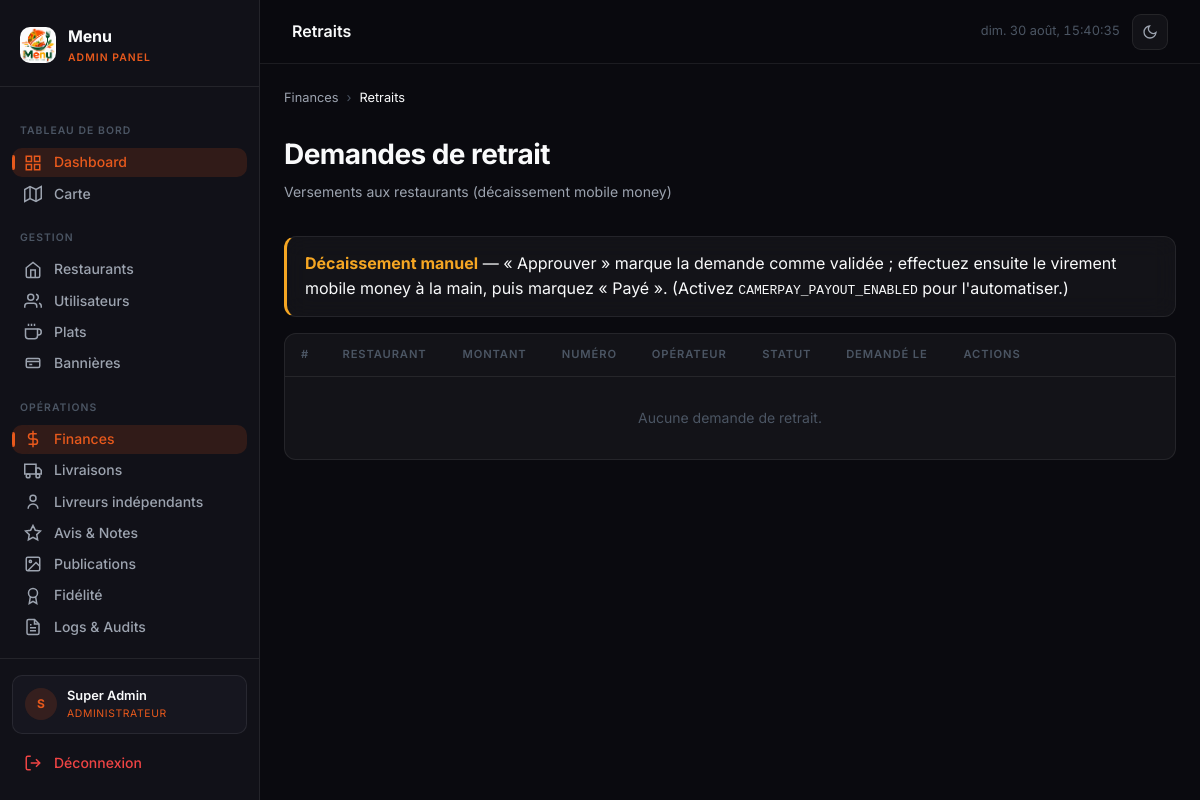
Page /admin-panel/finances/retraits/ (signed in) on the earlier database version.
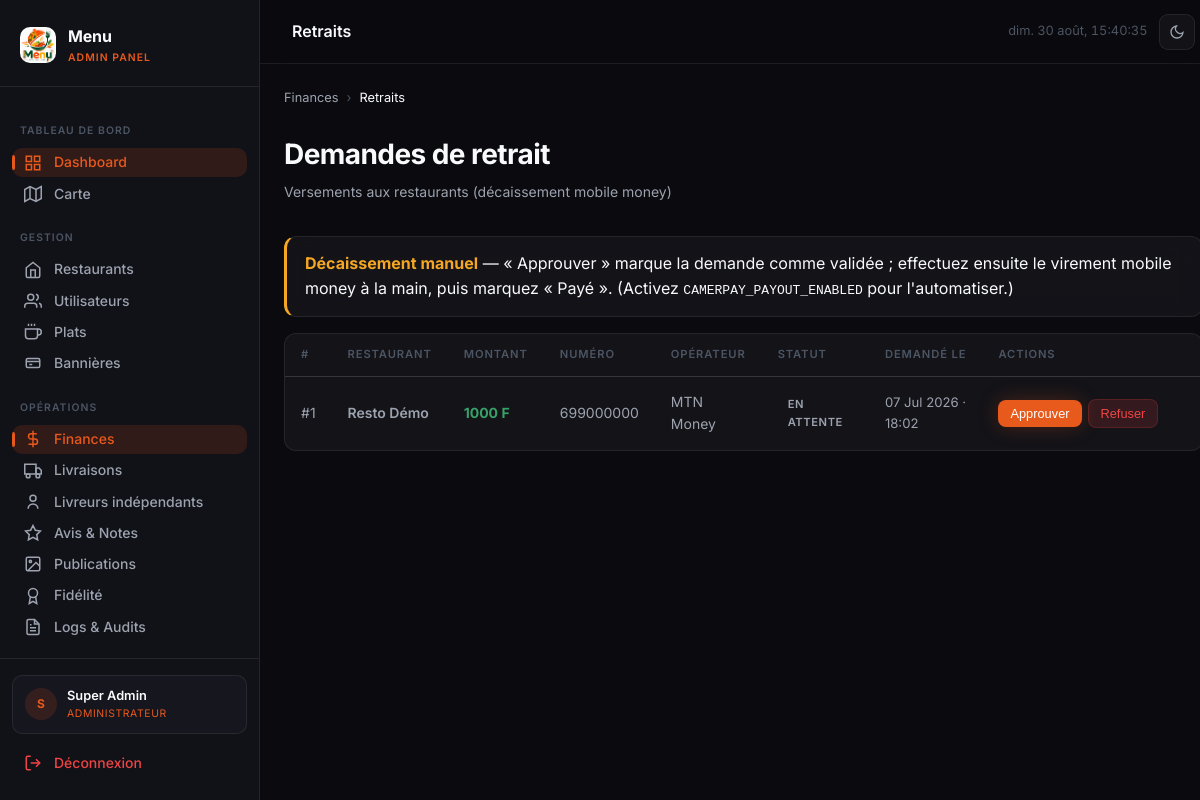
Same page on the later database version.
### core/models.py (models this page shows, shortened)
class RetraitFonds(models.Model):
    STATUT_CHOICES = [
        ('en_attente', 'En attente'),
        ('approuve', 'Approuvé'),
        ('paye', 'Payé'),
        ('refuse', 'Refusé'),
    ]
    restaurant = models.ForeignKey(RestaurantProfile, on_delete=models.CASCADE, related_name='retraits')
    montant = models.DecimalField(max_digits=12, decimal_places=0)
    mode_paiement = models.CharField(max_length=20, choices=MODE_PAIEMENT_CHOICES, default='mtn_money')
    numero_compte = models.CharField(max_length=50, blank=True)
    statut = models.CharField(max_length=20, choices=STATUT_CHOICES, default='en_attente')
    payout_reference = models.CharField(max_length=100, blank=True)
    payout_message = models.CharField(max_length=250, blank=True)
    created_at = models.DateTimeField(auto_now_add=True)
    processed_at = models.DateTimeField(null=True, blank=True)
    class Meta:
        verbose_name = 'Retrait de fonds'
        verbose_name_plural = 'Retraits de fonds'
        ordering = ['-created_at']

class RestaurantProfile(models.Model):
    user = models.OneToOneField(User, on_delete=models.CASCADE, related_name='restaurant_profile')
    nom = models.CharField(max_length=200)
    description = models.TextField(blank=True)
    adresse = models.CharField(max_length=300)
    ville = models.CharField(max_length=100)
    pays = models.CharField(max_length=100, default='Cameroun')
    latitude = models.DecimalField(max_digits=9, decimal_places=6, null=True, blank=True)
    longitude = models.DecimalField(max_digits=9, decimal_places=6, null=True, blank=True)
    logo = models.ImageField(upload_to='restaurants/logos/', blank=True, null=True)
    cover_image = models.ImageField(upload_to='restaurants/covers/', blank=True, null=True)
    commission_rate = models.DecimalField(max_digits=5, decimal_places=2, default=10.00)
    is_verified = models.BooleanField(default=False)
    is_open = models.BooleanField(default=True)
    temps_livraison_moyen = models.PositiveIntegerField(default=30)
    frais_livraison = models.DecimalField(max_digits=10, decimal_places=0, default=500)
    prix_reservation = models.DecimalField(max_digits=10, decimal_places=0, default=5000)
    note_cache = models.DecimalField(max_digits=3, decimal_places=1, default=0)
    created_at = models.DateTimeField(auto_now_add=True)
    class Meta:
        verbose_name = 'Profil Restaurant'
        verbose_name_plural = 'Profils Restaurants'

### core/views/dashboard.py (the view)
    def wrapper(request, *args, **kwargs):
        if not request.user.is_authenticated or request.user.role != 'admin':
            return redirect('core:login')
        return view_func(request, *args, **kwargs)

### core/views/dashboard.py (called while the page is built)
def admin_required(view_func):
    def wrapper(request, *args, **kwargs):
        if not request.user.is_authenticated or request.user.role != 'admin':
            return redirect('core:login')
        return view_func(request, *args, **kwargs)
    return wrapper

### core/views/finances.py (called while the page is built, shortened)
@admin_required
def retraits_view(request):
    from django.conf import settings
    retraits = RetraitFonds.objects.select_related('restaurant').all()
    return render(request, 'admin_panel/finances/retraits.html', {
        'retraits': retraits,
        'en_attente': retraits.filter(statut='en_attente'),
        'payout_auto': getattr(settings, 'CAMERPAY_PAYOUT_ENABLED', False),
        'active_page': 'finances',
    })

### templates/admin_panel/finances/retraits.html (shortened to what this page needs)
{% extends 'base.html' %}
{% block topbar_title %}Retraits{% endblock %}
{% block content %}
<div class="breadcrumb anim-fade-up">
  <a href="{% url 'core:finances' %}">Finances</a>
  <span class="breadcrumb-sep">›</span>
  <span class="breadcrumb-current">Retraits</span>
</div>
<div class="page-header anim-fade-up">
  <div>
    <h1 class="page-title">Demandes de retrait</h1>
    <p class="page-subtitle">Versements aux restaurants (décaissement mobile money)</p>
  </div>
</div>
<div class="glass-card anim-fade-up" style="padding:14px 18px;margin-bottom:16px;border-left:3px solid {% if payout_auto %}var(--accent-green){% else %}var(--accent-amber){% endif %};">
  {% if payout_auto %}
    <strong style="color:var(--accent-green);">Décaissement automatique activé</strong> — « Approuver » envoie l'argent via CamerPay.
  {% else %}
    <strong style="color:var(--accent-amber);">Décaissement manuel</strong> — « Approuver » marque la demande comme validée&nbsp;; effectuez ensuite le virement mobile money à la main, puis marquez « Payé ». (Activez <code>CAMERPAY_PAYOUT_ENABLED</code> pour l'automatiser.)
  {% endif %}
</div>
<div class="table-wrapper">
  <table class="data-table">
    <thead>
      <tr><th>#</th><th>Restaurant</th><th>Montant</th><th>Numéro</th><th>Opérateur</th><th>Statut</th><th>Demandé le</th><th style="min-width:220px;">Actions</th></tr>
    </thead>
    <tbody>
      {% for r in retraits %}
      <tr>
        <td>#{{ r.pk }}</td>
        <td style="font-weight:600;">{{ r.restaurant.nom }}</td>
        <td style="font-weight:700;color:var(--accent-green);">{{ r.montant }} F</td>
        <td>{{ r.numero_compte|default:'—' }}</td>
        <td>{{ r.get_mode_paiement_display }}</td>
        <td>
          <span class="badge badge-{{ r.statut }}">{{ r.get_statut_display }}</span>
        </td>
        <td style="font-size:0.82rem;">{{ r.created_at|date:'d M Y · H:i' }}</td>
        <td>
          {% if r.statut == 'en_attente' %}
          <div class="btn-group" style="flex-wrap:wrap;gap:6px;">
            <form method="post" style="display:inline;">{% csrf_token %}
              <button class="btn btn-primary btn-sm">{% if payout_auto %}Verser{% else %}Approuver{% endif %}</button>
            </form>
            <form method="post" style="display:inline;" onsubmit="return confirm('Refuser ce retrait ?');">{% csrf_token %}
              <button class="btn btn-danger btn-sm">Refuser</button>
            </form>
          </div>
          {% elif r.statut == 'approuve' %}
          <form method="post" style="display:inline;">{% csrf_token %}
            <input type="hidden" name="retrait_id" value="{{ r.pk }}">
            <input type="hidden" name="action" value="payer">
            <button class="btn btn-primary btn-sm">Marquer payé</button>
          </form>
          {% else %}
          <span style="color:var(--text-muted);font-size:0.82rem;">—</span>
          {% endif %}
        </td>
      </tr>
      {% empty %}
      <tr><td colspan="8" style="text-align:center;color:var(--text-muted);padding:30px;">Aucune demande de retrait.</td></tr>
      {% endfor %}
    </tbody>
  </table>
</div>
{% endblock %}

Differences in the rows shown:
added RetraitFonds: pk "1", restaurant.nom "Resto Démo", montant "1000", numero_compte "699000000", mode_paiement "MTN Money", statut "EN ATTENTE", created_at "07 Jul 2026 · 18:02"
Other differences:
text no longer shown: "Aucune demande de retrait."
